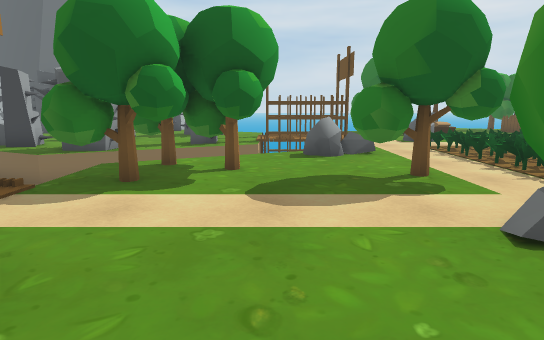
View 1 (above)

24 first-person views from a walk through a Unity game level. The camera is 1.3 m above the floor, tilts 10° down and sees 75° across. The floor is counted in squares, 1 m on a side. Each view is taken from the middle of a square. On the plan, view 1 faces up. The plan holds only what a view shows up to about 15 squares ahead; the rest is blank. The place goes on beyond the plan. Some animated figures are not drawn.

View 2
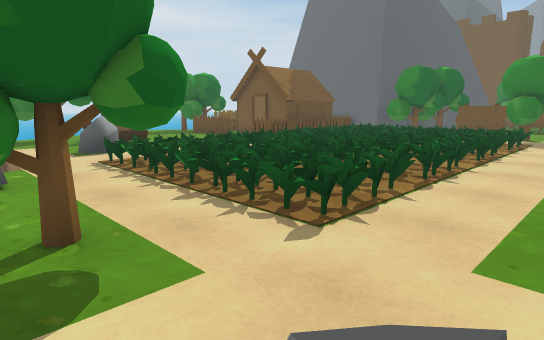

View 3
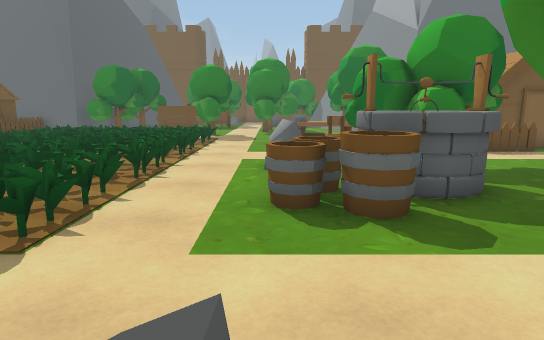

View 4
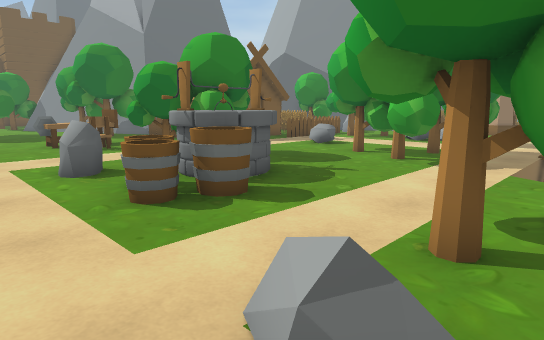

View 5
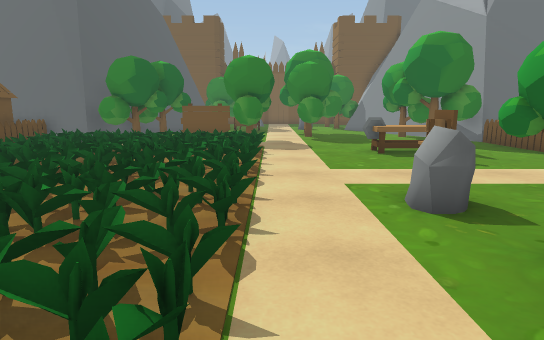

View 6
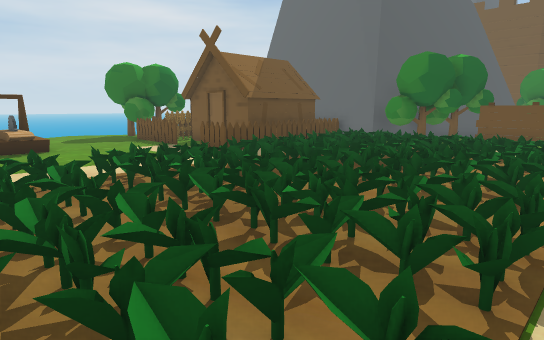

View 7
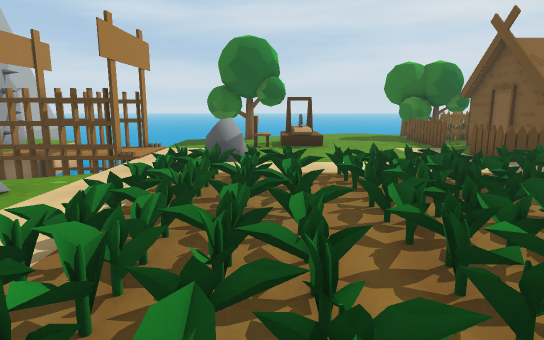

View 8
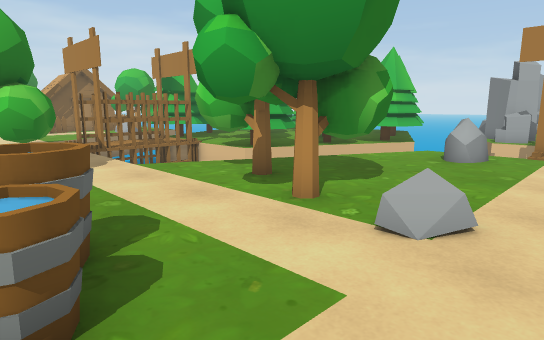

View 9
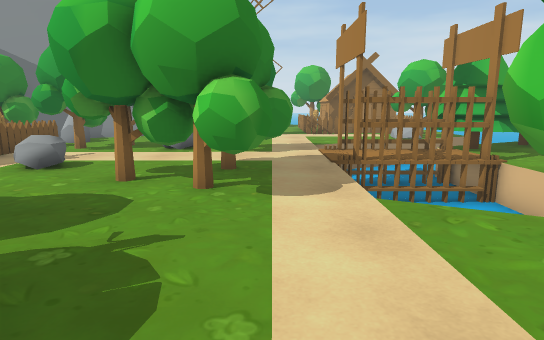

View 10
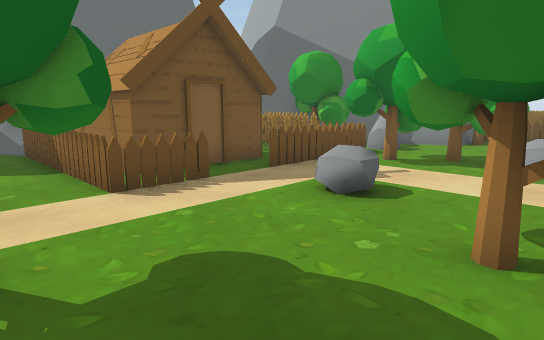

View 11
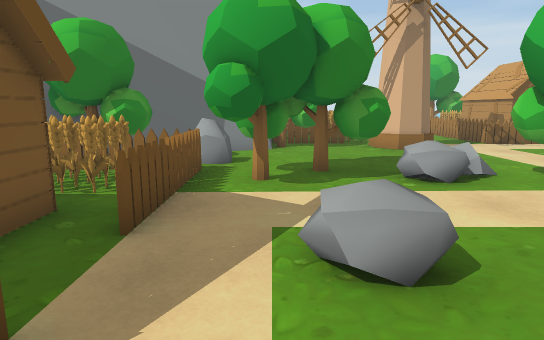

View 12
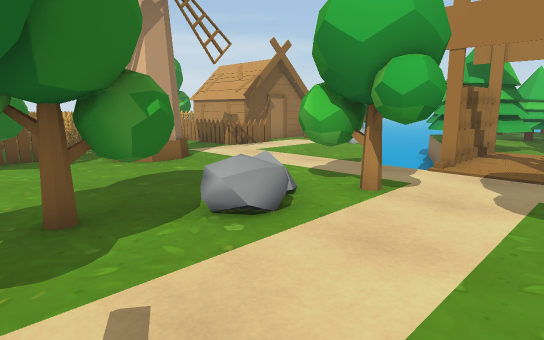

View 13
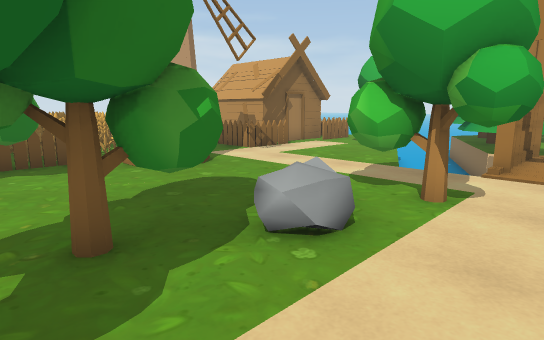

View 14
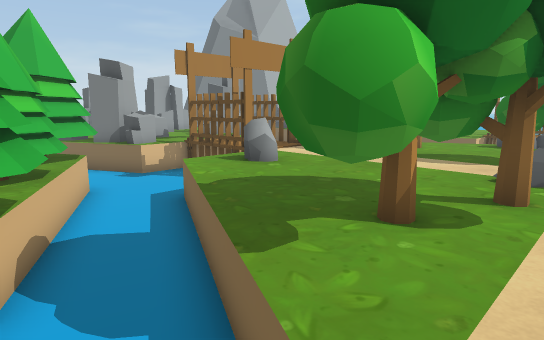

View 15
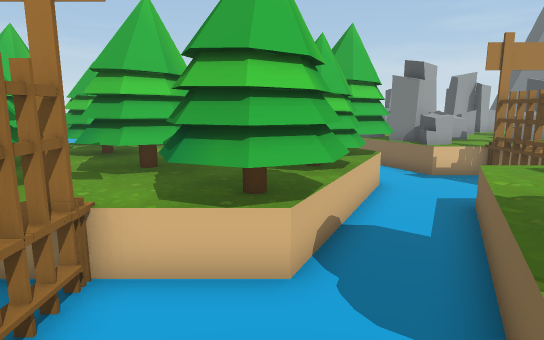

View 16
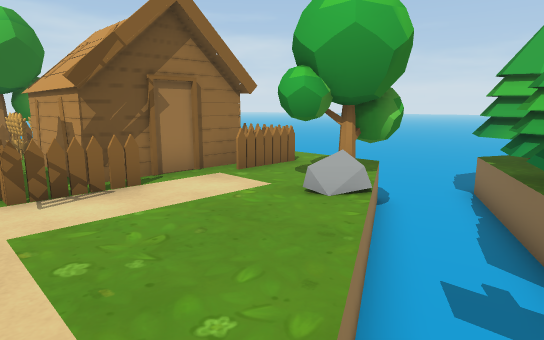

View 17
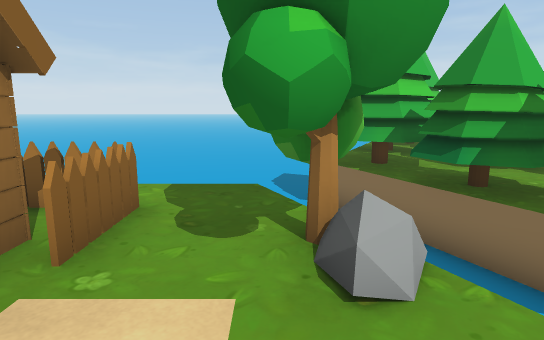

View 18
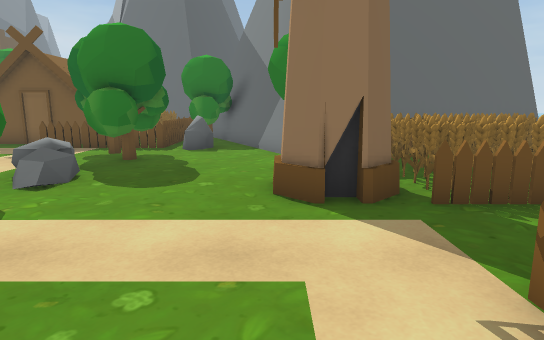

View 19
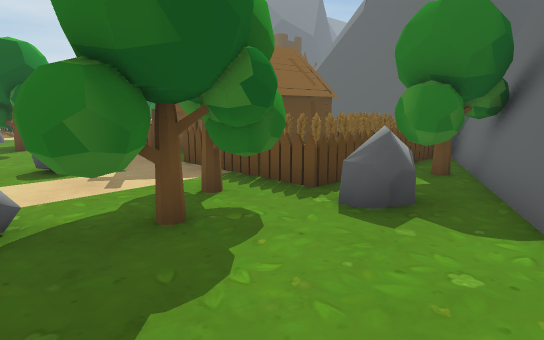

View 20
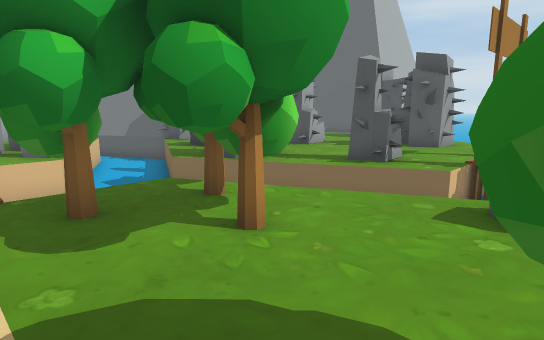

View 21
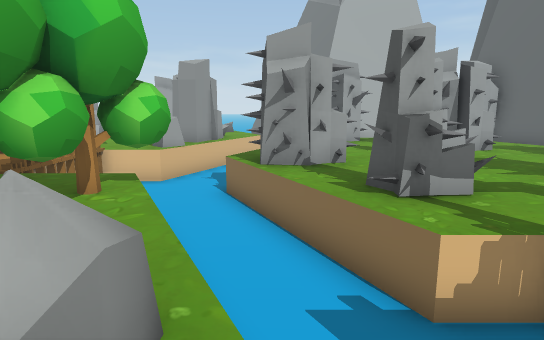

View 22
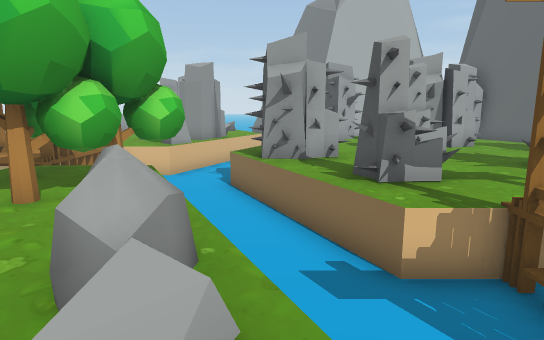

View 23
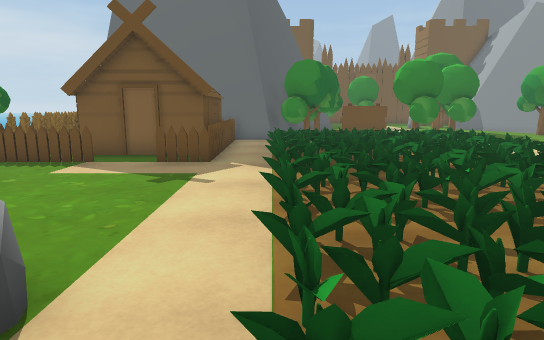

View 24
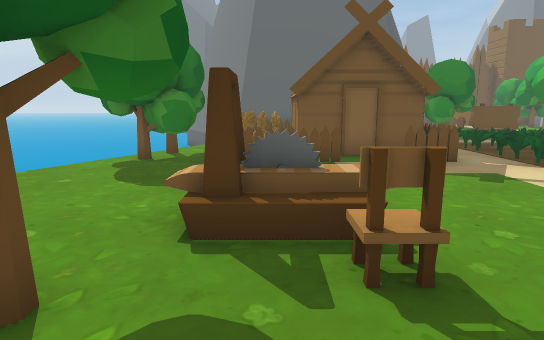

### Floor plan
Key: @ floor where view 1 was taken; # wall or solid block; . floor; = window, fence, low wall or low ledge; ≈ liquid the walk keeps out of; v drop or lower ground; P plant; T tree; F fence; W well; H house; O other object.
Columns run from 11 left of view 1 to 20 right of it. Each row starts with its distance up from view 1.
 20 ##=            TTTT.....TTT
 19 O ..     .≈≈   .T.TO....OOO   #
 18 O  O...O O.≈   .... ....FOOOOO#
 17    O...OOO.≈   ...OO....FHHHHO#
 16   OO.O.....#vv#..........HH H #
 15 ....OO..................FHH H #
 14 O........O.#vv#.OO......FFFFFO#
 13 O  #.O..OO.≈≈  ...............#
 12 ≈v##  O..≈≈≈≈ ≈...P..P.P..P...##
 11 ≈≈≈ OOO≈≈≈≈≈≈≈..PPPPPP.PPPPPPTTT
 10 ≈≈≈≈≈≈≈≈≈≈≈≈OO...PP.PP.PP.P...#T
  9 O≈≈≈≈≈≈≈TT......PPPPPP....PPP  T
  8 O.O≈≈≈≈≈T#TT....PPP.PP.P..PPP  #
  7 O.O≈≈   TTTT.TT PPPPPP.PP.PPP  #
  6  O.≈≈≈≈TTTT..TTTPPP.PP.PPPPPPTT
  5 ...   ........................TT
  4 O..............................T
  3 O..≈≈≈≈≈..........O.OO.........T
  2 OOO≈≈≈ ≈OO..TTTT.OOW.O....OO....
  1 OO≈≈≈≈≈≈.....TTT.OWW TT..OOO ...
  0 ≈≈≈≈≈≈≈≈≈..@.TT...WWTTT...OO  T
 -1     TTT≈≈≈≈..TT....WTTT...... TT
 -2      TTTT≈≈≈≈T.......TT......TTT
 -3        TTTTT≈ ≈.TT......FFFFF ##
 -4           TT≈  ..TT#.....HHHH ##
 -5          TTT≈  .T#TTT...FHH H ##
 -6        TTTT≈≈≈≈.TTT..O...HH H ##
 -7        TTT #..#.........FHHHHO##
 -8 TT   TTTTTT......TT....TFOOOOO##
 -9 TT   TT  TT#vv#.TTTO..TT.OOOOO
-10   T TT TT TT≈≈ .TTOOTTTTFFFFO
-11   TTTTTTT T≈≈≈≈.....T#TTOT#T=##
-12      TTT≈≈≈≈≈..........OOT#T##
-13 ≈≈≈≈ T≈≈ TT..............####
-14 ≈≈≈≈≈≈≈≈ TTT.....##..TT###
-15 ≈≈≈≈≈≈≈≈.........##.TTT
-16 ≈≈≈≈≈  ≈OFFH.FF..##OFF#
-17 ≈≈≈    ≈F.HHHHF..FOOOOO
-18 ≈≈≈          HF. FOOOOO#

Where each view was taken, in squares from view 1:
view 1: 0 up, 0 right, facing up
view 2: 3 up, 2 right, facing up-right
view 3: 3 up, 2 right, facing right
view 4: 5 up, 2 right, facing down-right
view 5: 5 up, 5 right, facing right
view 6: 5 up, 6 right, facing up-right
view 7: 5 up, 7 right, facing up
view 8: 5 up, 7 right, facing down-left
view 9: 2 up, 5 right, facing down
view 10: 1 down, 7 right, facing down-right
view 11: 3 down, 11 right, facing down
view 12: 6 down, 11 right, facing down-left
view 13: 7 down, 11 right, facing down-left
view 14: 4 down, 4 right, facing up-left
view 15: 4 down, 4 right, facing left
view 16: 10 down, 4 right, facing down-left
view 17: 14 down, 2 right, facing left
view 18: 14 down, 1 right, facing right
view 19: 14 down, 8 right, facing up-right
view 20: 5 up, 2 right, facing up-left
view 21: 11 up, 3 right, facing left
view 22: 11 up, 4 right, facing left
view 23: 12 up, 4 right, facing right
view 24: 18 up, 4 right, facing right
